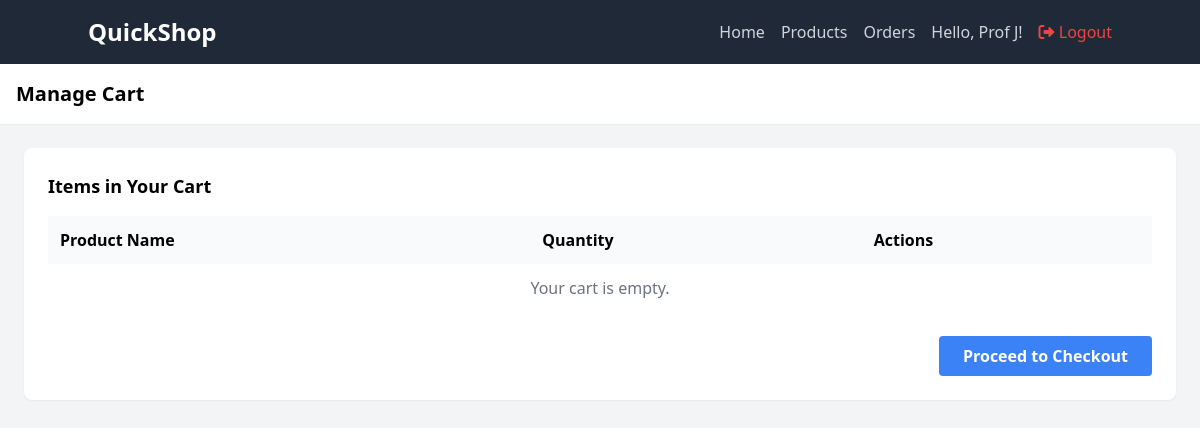
The page /view/cart.php (signed in) on the database as committed earlier.
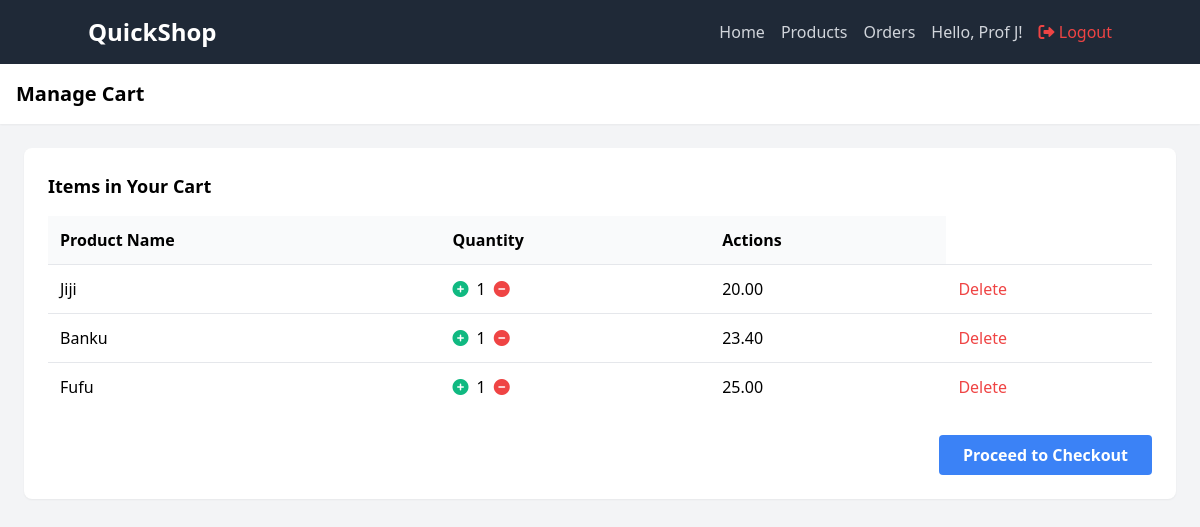
The same page on the database as committed later.
### tables this page shows
CREATE TABLE `cart` (
  `cart_id` int(11) NOT NULL,
  `user_id` int(11) NOT NULL,
  `product_id` int(11) NOT NULL,
  `qty` int(11) NOT NULL
);

CREATE TABLE `products` (
  `product_id` int(11) NOT NULL,
  `pname` varchar(100) NOT NULL,
  `description` text NOT NULL,
  `price` decimal(10,2) NOT NULL,
  `stock_qty` int(11) DEFAULT NULL
);

### controllers/cart_controller.php (called while the page is built, shortened)
<?php
include("../classes/cart_class.php");
function getCartItemsController($userID) {
    $cart_items = new Cart();
    return $cart_items->getCartItems($userID);
}
?>

### classes/cart_class.php (called while the page is built, shortened)
<?php
require("../settings/db_class.php");
class Cart extends db_connection {
    public function getCartItems($userID) {
        $ndb = new db_connection();
        $user_id = mysqli_real_escape_string($ndb->db_conn(), $userID);
        $sql = "SELECT `cart`.`qty`, `cart`.`product_id`, `products`.`pname`, `products`.`price`
                FROM `cart`
                JOIN `products` ON `products`.`product_id` = `cart`.`product_id`
                WHERE `cart`.`user_id` = '$user_id'";
        if ($ndb->db_query($sql)) {
            $cart_items = $ndb->db_fetch_all();
            if ($cart_items) {
                return $cart_items;
            } else {
                return [];
            }
        } else {
            return [];
        }
    }
}
?>

### settings/db_class.php (called while the page is built, shortened)
<?php
if (!class_exists('db_connection')) {
	class db_connection
	{
		public $db = null;
		public $results = null;
		function db_connect()
		{
			$this->db = mysqli_connect(SERVER, USERNAME, PASSWORD, DATABASE);
			if (mysqli_connect_errno()) {
				return false;
			} else {
				return true;
			}
		}
		function db_conn()
		{
			$this->db = mysqli_connect(SERVER, USERNAME, PASSWORD, DATABASE);
			if (mysqli_connect_errno()) {
				return false;
			} else {
				return $this->db;
			}
		}
		function db_query($sqlQuery)
		{
			$this->results = mysqli_query($this->db, $sqlQuery);
			if ($this->results == false) {
				return false;
			} else {
				return true;
			}
		}
		function db_fetch_all()
		{
			return mysqli_fetch_all($this->results, MYSQLI_ASSOC);
		}
	}
}
?>

### view/cart.php (the view, shortened to what the changed rows need)
<?php
require_once('../controllers/cart_controller.php');
$user_id = $_SESSION['user_id'];
$cart_items = getCartItemsController($user_id);
?>
<!DOCTYPE html>
<html lang="en">
<head>
    <link href="https://cdn.jsdelivr.net/npm/tailwindcss@2.2.16/dist/tailwind.min.css" rel="stylesheet">
    <link rel="stylesheet" href="https://cdnjs.cloudflare.com/ajax/libs/font-awesome/6.0.0-beta3/css/all.min.css">
</head>
<body class="bg-gray-100">
    <div class="flex pt-16 h-screen">
        <div class="flex-1 overflow-x-hidden overflow-y-auto">
            <header class="bg-white shadow-sm p-4">
                <div class="flex items-center justify-between">
                    <h2 class="text-xl font-semibold">Manage Cart</h2>
                </div>
            </header>
            <main class="p-6">
                <div class="bg-white p-6 rounded-lg shadow-sm">
                    <table class="w-full">
                        <thead>
                            <tr class="bg-gray-50">
                                <th class="p-3 text-left">Product Name</th>
                                <th class="p-3 text-left">Quantity</th>
                                <th class="p-3 text-left">Actions</th>
                            </tr>
                        </thead>
                        <tbody>
                            <?php if ($cart_items): ?>
                                <?php foreach ($cart_items as $cart_item): ?>
                                    <tr class="border-t">
                                        <td class="p-3"><?php echo $cart_item['pname']; ?></td>
                                        <td class="p-3">
                                            <div class="flex items-center space-x-2">
                                                <form action="../actions/update_cart_action.php" method="POST" class="inline">
                                                    <button type="submit" name="action" value="increase" class="text-green-500 hover:text-green-700">
                                                        <i class="fas fa-plus-circle"></i>
                                                    </button>
                                                </form>
                                                <span><?php echo $cart_item['qty']; ?></span>
                                                <form action="../actions/update_cart_action.php" method="POST" class="inline">
                                                    <button type="submit" name="action" value="decrease" class="text-red-500 hover:text-red-700">
                                                        <i class="fas fa-minus-circle"></i>
                                                    </button>
                                                </form>
                                            </div>
                                        </td>
                                        <td class="p-3"><?php echo $cart_item['price']; ?></td>
                                        <td class="p-3">
                                            <form action="../actions/delete_from_cart_action.php" method="POST">
                                                <button type="submit" name="action" value="delete" class="text-red-500 hover:text-red-700">Delete</button>
                                            </form>
                                        </td>
                                    </tr>
                                <?php endforeach; ?>
                            <?php else: ?>
                                <tr>
                                    <td colspan="3" class="p-3 text-center text-gray-500">Your cart is empty.</td>
                                </tr>
                            <?php endif; ?>
                        </tbody>
                    </table>
                </div>
            </main>
        </div>
    </div>
</body>
</html>

Rows that differ between the two databases and show on the page:
added cart: product.pname "Jiji", qty "1", product.price "20.00"
added cart: product.pname "Banku", qty "1", product.price "23.40"
added cart: product.pname "Fufu", qty "1", product.price "25.00"
Other text that changed with them:
text no longer shown: "Your cart is empty."
